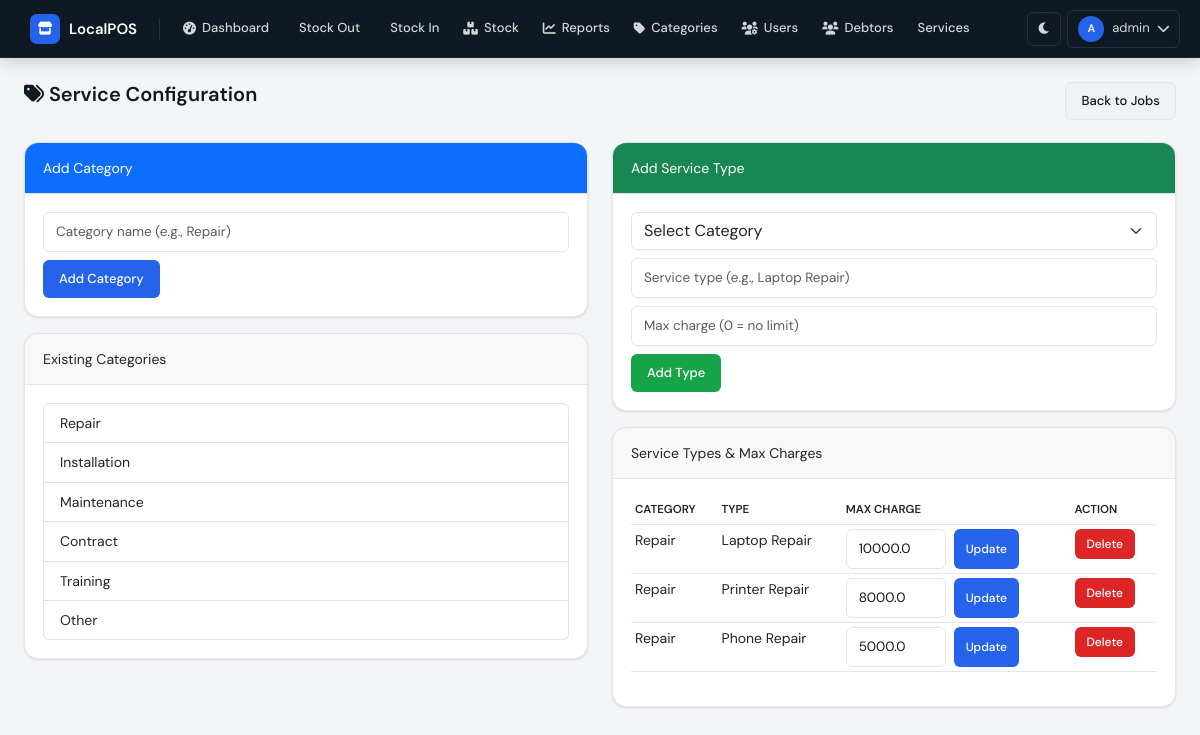
Page /services/categories (signed in) on the committed database.
### database/models.py (models this page shows)
class User(UserMixin, db.Model):
    __tablename__ = 'users'
    id = db.Column(db.Integer, primary_key=True)
    username = db.Column(db.String(80), unique=True, nullable=False)
    password_hash = db.Column(db.String(200), nullable=False)
    full_name = db.Column(db.String(100), nullable=False)
    role = db.Column(db.String(20), default='worker')
    is_active = db.Column(db.Boolean, default=True)
    created_at = db.Column(db.DateTime, default=datetime.utcnow)
    last_login = db.Column(db.DateTime, nullable=True)
    stock_entries = db.relationship('StockEntry', backref='user', lazy=True)
    sales = db.relationship('Sale', backref='user', lazy=True)
    payments = db.relationship('Payment', backref='user', lazy=True)
    service_jobs = db.relationship('ServiceJob', backref='creator', lazy=True)
    service_history = db.relationship('ServiceHistory', backref='user', lazy=True)

class ServiceCategory(db.Model):
    __tablename__ = 'service_categories'
    id = db.Column(db.Integer, primary_key=True)
    name = db.Column(db.String(100), unique=True, nullable=False)
    description = db.Column(db.String(200))
    created_at = db.Column(db.DateTime, default=datetime.utcnow)
    service_types = db.relationship('ServiceType', backref='category', lazy=True)

class ServiceType(db.Model):
    __tablename__ = 'service_types'
    id = db.Column(db.Integer, primary_key=True)
    category_id = db.Column(db.Integer, db.ForeignKey('service_categories.id'), nullable=False)
    name = db.Column(db.String(100), nullable=False)
    max_charge = db.Column(db.Float, default=0.0)   # 0 means no limit
    created_at = db.Column(db.DateTime, default=datetime.utcnow)
    jobs = db.relationship('ServiceJob', backref='service_type', lazy=True)

### routes/services.py (the view, shortened to what this page needs)
@services_bp.route('/categories', methods=['GET', 'POST'])
@login_required
@role_required('owner', 'admin')
def manage_categories():
    categories = ServiceCategory.query.all()
    service_types = ServiceType.query.all()
    return render_template('service_categories.html', categories=categories, service_types=service_types)

### app.py (called while the page is built)
@login_manager.user_loader
def load_user(user_id):
    return User.query.get(int(user_id))

### utils/role_helpers.py (called while the page is built)
def role_required(*allowed_roles):
    def decorator(f):
        @wraps(f)
        def decorated_function(*args, **kwargs):
            if not current_user.is_authenticated:
                flash('Please log in to continue.', 'warning')
                return redirect(url_for('auth.login'))
            if current_user.role not in allowed_roles:
                flash('You do not have permission to access this page.', 'danger')
                return redirect(url_for('dashboard.dashboard_home'))
            return f(*args, **kwargs)
        return decorated_function
    return decorator

### templates/service_categories.html (shortened to what this page needs)
{% extends "base.html" %}
{% block content %}
<div class="page-header">
    <div><h1 class="page-title"><i class="fas fa-tags"></i> Service Configuration</h1></div>
    <a href="{{ url_for('services.list_services') }}" class="btn btn-secondary">Back to Jobs</a>
</div>
<div class="row">
    <div class="col-md-6">
        <div class="card">
            <div class="card-header bg-primary text-white">Add Category</div>
            <div class="card-body">
                <form method="POST">
                    <div class="mb-2">
                        <input type="text" name="name" class="form-control" placeholder="Category name (e.g., Repair)" required>
                    </div>
                    <button type="submit" class="btn btn-primary">Add Category</button>
                </form>
            </div>
        </div>
        <div class="card mt-3">
            <div class="card-header">Existing Categories</div>
            <div class="card-body">
                <ul class="list-group">
                    {% for cat in categories %}
                    <li class="list-group-item">{{ cat.name }}</li>
                    {% endfor %}
                </ul>
            </div>
        </div>
    </div>
    <div class="col-md-6">
        <div class="card">
            <div class="card-header bg-success text-white">Add Service Type</div>
            <div class="card-body">
                <form method="POST">
                    <div class="mb-2">
                        <select name="category_id" class="form-select" required>
                            <option value="">Select Category</option>
                        </select>
                    </div>
                    <div class="mb-2">
                        <input type="text" name="name" class="form-control" placeholder="Service type (e.g., Laptop Repair)" required>
                    </div>
                    <div class="mb-2">
                        <input type="number" name="max_charge" class="form-control" step="0.01" placeholder="Max charge (0 = no limit)">
                    </div>
                    <button type="submit" class="btn btn-success">Add Type</button>
                </form>
            </div>
        </div>
        <div class="card mt-3">
            <div class="card-header">Service Types & Max Charges</div>
            <div class="card-body">
                <div class="table-wrapper">
                    <table class="table table-sm">
                        <thead><tr><th>Category</th><th>Type</th><th>Max Charge</th><th>Action</th></tr></thead>
                        <tbody>
                            {% for st in service_types %}
                            <tr>
                                <td>{{ st.category.name }}</td>
                                <td>{{ st.name }}</td>
                                <td>
                                    <form method="POST" class="d-flex gap-2">
                                        <input type="number" name="max_charge" value="{{ st.max_charge }}" class="form-control form-control-sm" style="width:100px" step="0.01">
                                        <button type="submit" class="btn btn-sm btn-primary">Update</button>
                                    </form>
                                </td>
                                <td>
                                    <form method="POST" onsubmit="return confirm('Delete {{ st.name }}? Only possible if no jobs exist.')">
                                        <button type="submit" class="btn btn-sm btn-danger">Delete</button>
                                    </form>
                                </td>
                            </tr>
                            {% endfor %}
                        </tbody>
                    </table>
                </div>
            </div>
        </div>
    </div>
</div>
{% endblock %}

### templates/base.html (shortened to what this page needs)
<!DOCTYPE html>
<html lang="en" data-theme="light">
<head>
    <link rel="stylesheet" href="{{ url_for('static', filename='css/bootstrap.min.css') }}">
    <link rel="stylesheet" href="https://cdnjs.cloudflare.com/ajax/libs/font-awesome/6.0.0/css/all.min.css">
    <link rel="stylesheet" href="{{ url_for('static', filename='css/custom.css') }}">
</head>
<body>
{% if current_user.is_authenticated %}
<header class="topbar">
    <a class="topbar-brand" href="{{ url_for('dashboard.dashboard_home') }}"><span class="brand-icon"><i class="fas fa-store"></i></span>LocalPOS</a>
    <nav class="topbar-nav">
        <a class="nav-link-item" href="{{ url_for('dashboard.dashboard_home') }}"><i class="fas fa-gauge-high"></i> Dashboard</a>
        <a class="nav-link-item" href="{{ url_for('stock_out.stock_out_page') }}"> Stock Out</a>
        {% if current_user.role in ['owner', 'admin'] %}
        <a class="nav-link-item" href="{{ url_for('stock_in.stock_in_page') }}"> Stock In</a>
        <a class="nav-link-item" href="{{ url_for('stock_management.stock_list') }}"><i class="fas fa-boxes-stacked"></i> Stock</a>
        <a class="nav-link-item" href="{{ url_for('reports.reports_page') }}"><i class="fas fa-chart-line"></i> Reports</a>
        <a class="nav-link-item" href="{{ url_for('categories.manage_categories') }}"><i class="fas fa-tag"></i> Categories</a>
        <a class="nav-link-item" href="{{ url_for('users.list_users') }}"><i class="fas fa-users-gear"></i> Users</a>
        {% endif %}
        <a class="nav-link-item" href="{{ url_for('debtors.debtors_list') }}"><i class="fas fa-users"></i> Debtors</a>
        <a class="nav-link-item" href="{{ url_for('services.list_services') }}">Services</a>
    </nav>
    <div class="topbar-actions">
        <button class="theme-toggle" id="themeToggle"><i class="fas fa-moon" id="themeIcon"></i></button>
        <div class="dropdown-wrapper">
            <button class="user-btn" id="userMenuBtn"><span class="user-avatar">{{ current_user.username[0]|upper }}</span> {{ current_user.username }} <i class="fas fa-chevron-down"></i></button>
        </div>
    </div>
</header>
{% endif %}
<main class="page-wrapper">
    {% block content %}{% endblock %}
</main>
</body>
</html>

### rows in the picture
User: username "A", username "admin"
ServiceCategory: name "Repair"
ServiceCategory: name "Installation"
ServiceCategory: name "Maintenance"
ServiceCategory: name "Contract"
ServiceCategory: name "Training"
ServiceCategory: name "Other"
ServiceType: category.name "Repair", name "Laptop Repair", max_charge "10000.0"
ServiceType: category.name "Repair", name "Printer Repair", max_charge "8000.0"
ServiceType: category.name "Repair", name "Phone Repair", max_charge "5000.0"
